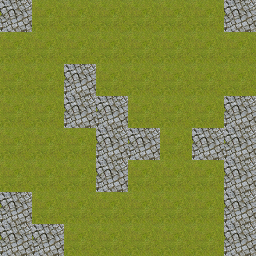

Tiled map render using the project's own tile images. Description and the whole map definition, tile-layer contents included, below:
An orthogonal 8x8 tile map with 32x32 px tiles, 1 tile layer (Tile Layer 1), 2 tilesets.

<map version="1.10" tiledversion="1.11.0" orientation="orthogonal" renderorder="right-down" width="8" height="8" tilewidth="32" tileheight="32" infinite="0" nextlayerid="2" nextobjectid="1">
 <tileset firstgid="1" source="rock_map.tsx" />
 <tileset firstgid="2" source="cobbleset.tsx" />
 <layer id="1" name="Tile Layer 1" width="8" height="8">
  <data encoding="csv">
61,44,44,44,44,44,44,61,
44,44,44,44,44,44,44,44,
44,44,61,44,44,44,44,44,
44,44,61,61,44,44,44,61,
44,44,44,61,61,44,61,61,
44,44,44,61,44,44,44,61,
61,44,44,44,44,44,44,61,
61,61,44,44,44,44,44,61
</data>
 </layer>
</map>
